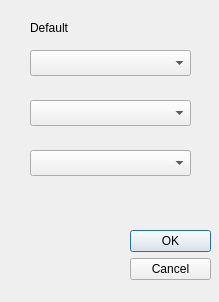
<?xml version="1.0" encoding="UTF-8"?>
<ui version="4.0">
 <class>bindDlg</class>
 <widget class="QDialog" name="bindDlg">
  <property name="geometry">
   <rect>
    <x>0</x>
    <y>0</y>
    <width>219</width>
    <height>302</height>
   </rect>
  </property>
  <property name="windowTitle">
   <string>Dialog</string>
  </property>
  <widget class="QDialogButtonBox" name="buttonBox">
   <property name="geometry">
    <rect>
     <x>130</x>
     <y>230</y>
     <width>81</width>
     <height>71</height>
    </rect>
   </property>
   <property name="orientation">
    <enum>Qt::Vertical</enum>
   </property>
   <property name="standardButtons">
    <set>QDialogButtonBox::Cancel|QDialogButtonBox::Ok</set>
   </property>
  </widget>
  <widget class="QLabel" name="pathSetName">
   <property name="geometry">
    <rect>
     <x>30</x>
     <y>20</y>
     <width>62</width>
     <height>16</height>
    </rect>
   </property>
   <property name="text">
    <string>Default</string>
   </property>
  </widget>
  <widget class="QComboBox" name="procSelector">
   <property name="geometry">
    <rect>
     <x>30</x>
     <y>50</y>
     <width>161</width>
     <height>26</height>
    </rect>
   </property>
  </widget>
  <widget class="QComboBox" name="ioSelector">
   <property name="geometry">
    <rect>
     <x>30</x>
     <y>100</y>
     <width>161</width>
     <height>26</height>
    </rect>
   </property>
  </widget>
  <widget class="QComboBox" name="indexSelector">
   <property name="geometry">
    <rect>
     <x>30</x>
     <y>150</y>
     <width>161</width>
     <height>26</height>
    </rect>
   </property>
  </widget>
 </widget>
 <resources/>
 <connections>
  <connection>
   <sender>buttonBox</sender>
   <signal>accepted()</signal>
   <receiver>bindDlg</receiver>
   <slot>accept()</slot>
   <hints>
    <hint type="sourcelabel">
     <x>248</x>
     <y>254</y>
    </hint>
    <hint type="destinationlabel">
     <x>157</x>
     <y>274</y>
    </hint>
   </hints>
  </connection>
  <connection>
   <sender>buttonBox</sender>
   <signal>rejected()</signal>
   <receiver>bindDlg</receiver>
   <slot>reject()</slot>
   <hints>
    <hint type="sourcelabel">
     <x>316</x>
     <y>260</y>
    </hint>
    <hint type="destinationlabel">
     <x>286</x>
     <y>274</y>
    </hint>
   </hints>
  </connection>
 </connections>
</ui>
